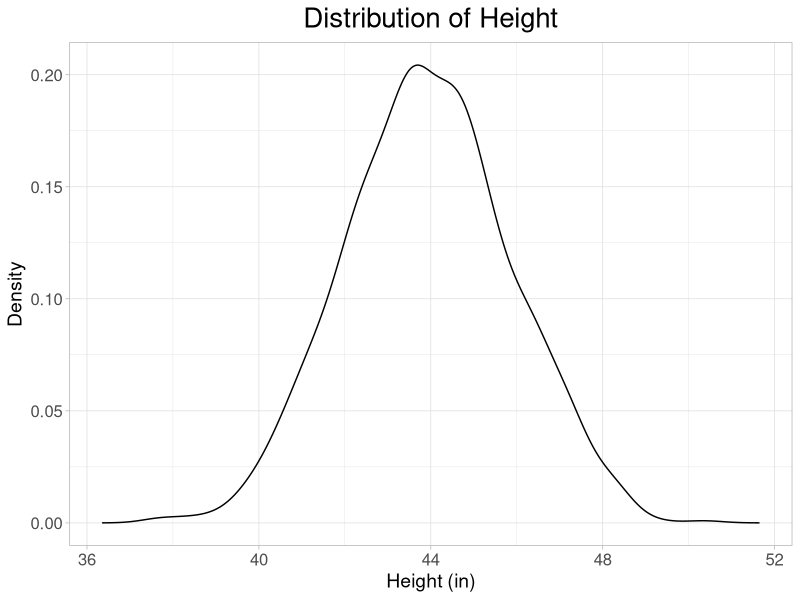
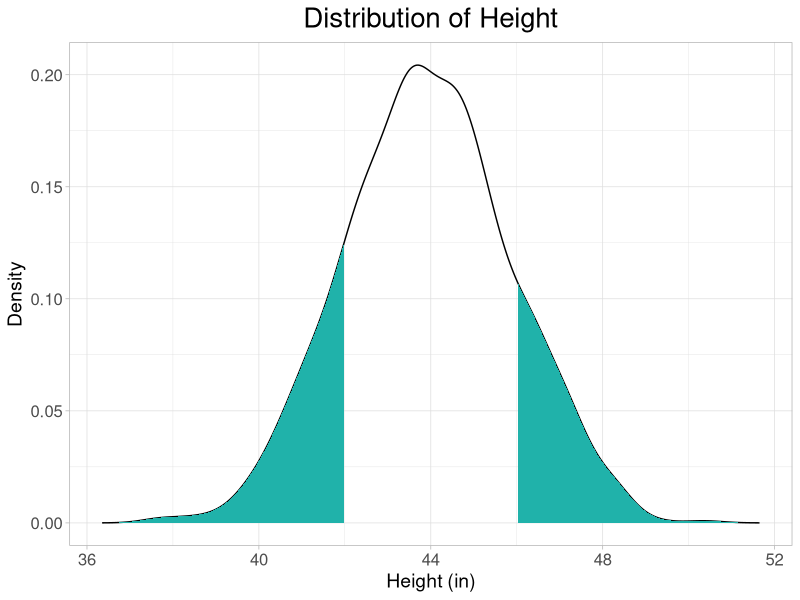

R code for these plots, in order:
## ---- chunk 1
library(tidyverse)
library(RColorBrewer)
## ---- chunk 2
set.seed(101)
lil_people <- rnorm(1000, 48, 2) - 4
dens <- density(lil_people)
dd <- with(dens,data.frame(x,y))
q75 <- quantile(lil_people, .75)
q95 <- quantile(lil_people, .95)

qplot(x,y,data=dd,geom="line") +
  theme_light() +
  xlab("Height (in)") + 
  ylab("Density") +
  ggtitle("Distribution of Height") +
  theme(plot.title = element_text(hjust = 0.5, size=20),
        axis.text = element_text(size = 12),
        axis.title = element_text(size = 14))
## ---- chunk 3
set.seed(101)
lil_people <- rnorm(1000, 48, 2) - 4
dens <- density(lil_people)
dd <- with(dens,data.frame(x,y))
q75 <- quantile(lil_people, .75)
q95 <- quantile(lil_people, .95)

qplot(x,y,data=dd,geom="line") +
  geom_ribbon(data=subset(dd,x < 42), aes(ymax=y), ymin=0,
              fill="#20B2AA",colour=NA,alpha=1) +
  geom_ribbon(data=subset(dd,x > 46), aes(ymax=y), ymin=0,
              fill="#20B2AA",colour=NA,alpha=1) +
  theme_light() +
  xlab("Height (in)") + 
  ylab("Density") +
  ggtitle("Distribution of Height") +
  theme(plot.title = element_text(hjust = 0.5, size=20),
        axis.text = element_text(size = 12),
        axis.title = element_text(size = 14))
